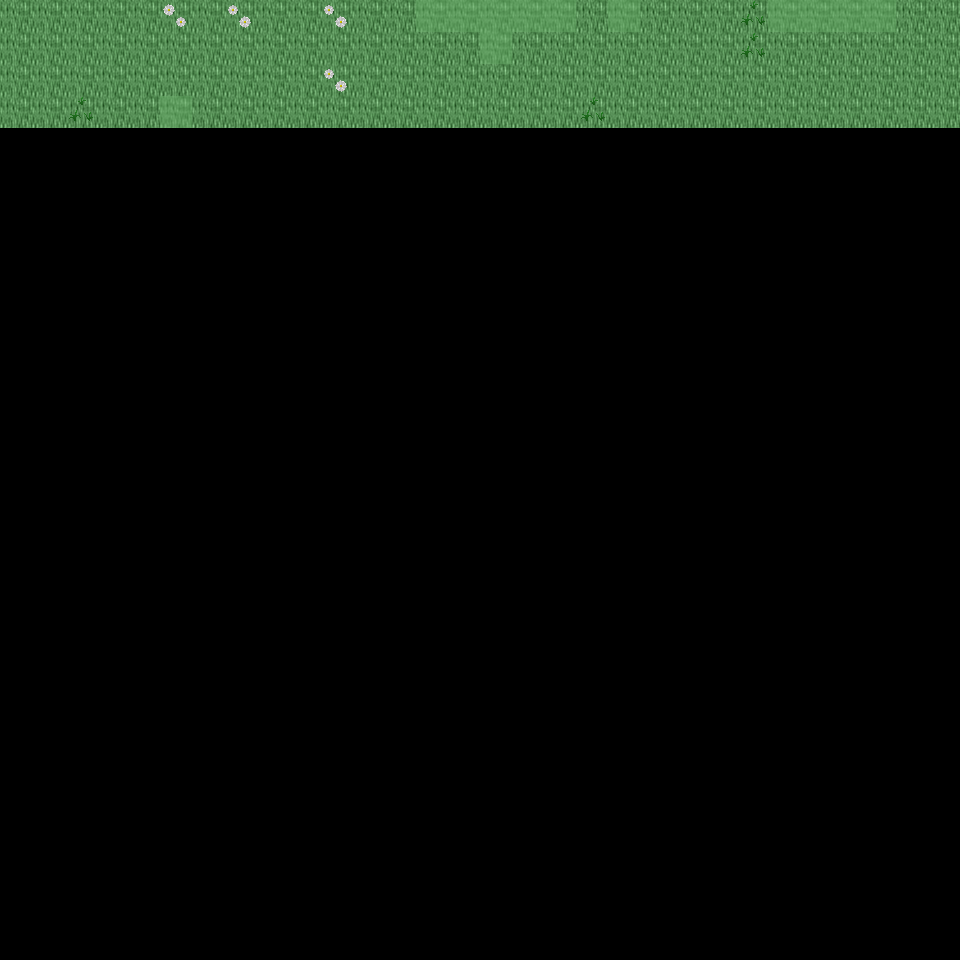

Rendered tile map (Tiled .tmx) drawn with the repository's tilesets; below, a short description and the map source with its tile grids summarised:
An orthogonal 30x30 tile map with 32x32 px tiles, 6 tile layers (Ground, Object, Object2, Above, ...), 41 tilesets and 5 objects (5x mapExit).

<map version="1.0" orientation="orthogonal" renderorder="right-down" width="30" height="30" tilewidth="32" tileheight="32" nextobjectid="6">
  <tileset firstgid="1" name="tileset_ground_ground" tilewidth="32" tileheight="32" tilecount="33" columns="3">
    <image source="../drawable/tileset_ground_ground.png" width="96" height="352" />
  </tileset>
  <tileset firstgid="34" name="tileset_ground_cobbled_paving" tilewidth="32" tileheight="32" tilecount="1" columns="1">
    <image source="../drawable/tileset_ground_cobbled_paving.png" width="32" height="32" />
  </tileset>
  <tileset firstgid="35" name="tileset_plant_grasses" tilewidth="32" tileheight="32" tilecount="6" columns="3">
    <image source="../drawable/tileset_plant_grasses.png" width="96" height="64" />
  </tileset>
  <tileset firstgid="41" name="tileset_plant_flower_daisy_white" tilewidth="32" tileheight="32" tilecount="8" columns="2">
    <image source="../drawable/tileset_plant_flower_daisy_white.png" width="64" height="128" />
  </tileset>
  <tileset firstgid="49" name="tileset_ground_ridge_earth_pale" tilewidth="32" tileheight="32" tilecount="96" columns="12">
    <image source="../drawable/tileset_ground_ridge_earth_pale.png" width="384" height="256" />
  </tileset>
  <tileset firstgid="145" name="tileset_plant_leaves" tilewidth="32" tileheight="32" tilecount="8" columns="4">
    <image source="../drawable/tileset_plant_leaves.png" width="128" height="64" />
  </tileset>
  <tileset firstgid="153" name="tileset_ground_grass_edges" tilewidth="32" tileheight="32" tilecount="36" columns="12">
    <image source="../drawable/tileset_ground_grass_edges.png" width="384" height="96" />
  </tileset>
  <tileset firstgid="189" name="tileset_ground_grass_corners" tilewidth="32" tileheight="32" tilecount="24" columns="6">
    <image source="../drawable/tileset_ground_grass_corners.png" width="192" height="128" />
  </tileset>
  <tileset firstgid="213" name="tileset_building_roof_blue" tilewidth="32" tileheight="32" tilecount="20" columns="5">
    <image source="../drawable/tileset_building_roof_blue.png" width="160" height="128" />
  </tileset>
  <tileset firstgid="233" name="tileset_building_wall_wall_brown" tilewidth="32" tileheight="32" tilecount="12" columns="3">
    <image source="../drawable/tileset_building_wall_wall_brown.png" width="96" height="128" />
  </tileset>
  <tileset firstgid="245" name="tileset_plant_tree_tree_darkgreen" tilewidth="32" tileheight="32" tilecount="88" columns="8">
    <image source="../drawable/tileset_plant_tree_tree_darkgreen.png" width="256" height="352" />
  </tileset>
  <tileset firstgid="333" name="tileset_building_roof_red" tilewidth="32" tileheight="32" tilecount="20" columns="5">
    <image source="../drawable/tileset_building_roof_red.png" width="160" height="128" />
  </tileset>
  <tileset firstgid="353" name="tileset_plant_bush_bushes" tilewidth="32" tileheight="32" tilecount="10" columns="5">
    <image source="../drawable/tileset_plant_bush_bushes.png" width="160" height="64" />
  </tileset>
  <tileset firstgid="363" name="tileset_building_window_window_left" tilewidth="32" tileheight="32" tilecount="2" columns="2">
    <image source="../drawable/tileset_building_window_window_left.png" width="64" height="32" />
  </tileset>
  <tileset firstgid="365" name="tileset_building_window_window_right" tilewidth="32" tileheight="32" tilecount="2" columns="2">
    <image source="../drawable/tileset_building_window_window_right.png" width="64" height="32" />
  </tileset>
  <tileset firstgid="367" name="tileset_building_door_door_n" tilewidth="32" tileheight="32" tilecount="6" columns="3">
    <image source="../drawable/tileset_building_door_door_n.png" width="96" height="64" />
  </tileset>
  <tileset firstgid="373" name="tileset_ground_green_paving_4" tilewidth="32" tileheight="32" tilecount="3" columns="3">
    <image source="../drawable/tileset_ground_green_paving_4.png" width="96" height="32" />
  </tileset>
  <tileset firstgid="376" name="tileset_item_postbox" tilewidth="32" tileheight="32" tilecount="4" columns="2">
    <image source="../drawable/tileset_item_postbox.png" width="64" height="64" />
  </tileset>
  <tileset firstgid="380" name="tileset_plant_bush_hedge" tilewidth="32" tileheight="32" tilecount="35" columns="5">
    <image source="../drawable/tileset_plant_bush_hedge.png" width="160" height="224" />
  </tileset>
  <tileset firstgid="415" name="tileset_building_door_closed" tilewidth="32" tileheight="32" tilecount="1" columns="1">
    <image source="../drawable/tileset_building_door_closed.png" width="32" height="32" />
  </tileset>
  <tileset firstgid="416" name="tileset_building_decoration_rocks_2" tilewidth="32" tileheight="32" tilecount="2" columns="1">
    <image source="../drawable/tileset_building_decoration_rocks_2.png" width="32" height="64" />
  </tileset>
  <tileset firstgid="418" name="tileset_plant_stump_rectangular" tilewidth="32" tileheight="32" tilecount="4" columns="2">
    <image source="../drawable/tileset_plant_stump_rectangular.png" width="64" height="64" />
  </tileset>
  <tileset firstgid="422" name="tileset_plant_stump_stump_purple" tilewidth="32" tileheight="32" tilecount="4" columns="2">
    <image source="../drawable/tileset_plant_stump_stump_purple.png" width="64" height="64" />
  </tileset>
  <tileset firstgid="426" name="tileset_building_fence_fence_chunky" tilewidth="32" tileheight="32" tilecount="21" columns="3">
    <image source="../drawable/tileset_building_fence_fence_chunky.png" width="96" height="224" />
  </tileset>
  <tileset firstgid="447" name="tileset_plant_stump_small_stump" tilewidth="32" tileheight="32" tilecount="4" columns="2">
    <image source="../drawable/tileset_plant_stump_small_stump.png" width="64" height="64" />
  </tileset>
  <tileset firstgid="451" name="tileset_building_decoration_chimney" tilewidth="32" tileheight="32" tilecount="2" columns="1">
    <image source="../drawable/tileset_building_decoration_chimney.png" width="32" height="64" />
  </tileset>
  <tileset firstgid="453" name="tileset_logic_item_sheepfood" tilewidth="32" tileheight="32" tilecount="1" columns="1">
    <image source="../drawable/tileset_logic_item_sheepfood.png" width="32" height="32" />
  </tileset>
  <tileset firstgid="454" name="tileset_logic_portal" tilewidth="32" tileheight="32" tilecount="24" columns="8">
    <image source="../drawable/tileset_logic_portal.png" width="256" height="96" />
  </tileset>
  <tileset firstgid="478" name="tileset_logic_item_sign" tilewidth="32" tileheight="32" tilecount="1" columns="1">
    <image source="../drawable/tileset_logic_item_sign.png" width="32" height="32" />
  </tileset>
  <tileset firstgid="479" name="tileset_logic_creature_sheep" tilewidth="32" tileheight="32" tilecount="1" columns="1">
    <image source="../drawable/tileset_logic_creature_sheep.png" width="32" height="32" />
  </tileset>
  <tileset firstgid="480" name="tileset_logic_collision" tilewidth="32" tileheight="32" tilecount="1" columns="1">
    <image source="../drawable/tileset_logic_collision.png" width="32" height="32" />
  </tileset>
  <tileset firstgid="481" name="tileset_logic_protection" tilewidth="32" tileheight="32" tilecount="2" columns="2">
    <image source="../drawable/tileset_logic_protection.png" width="64" height="32" />
  </tileset>
  <tileset firstgid="483" name="tileset_logic_creature_rodent" tilewidth="32" tileheight="32" tilecount="8" columns="8">
    <image source="../drawable/tileset_logic_creature_rodent.png" width="256" height="32" />
  </tileset>
  <tileset firstgid="491" name="tileset_furniture_chair_bench_iron" tilewidth="32" tileheight="32" tilecount="4" columns="2">
    <image source="../drawable/tileset_furniture_chair_bench_iron.png" width="64" height="64" />
  </tileset>
  <tileset firstgid="495" name="tileset_ground_green_paving" tilewidth="32" tileheight="32" tilecount="18" columns="3">
    <image source="../drawable/tileset_ground_green_paving.png" width="96" height="192" />
  </tileset>
  <tileset firstgid="513" name="tileset_building_fence_palisade" tilewidth="32" tileheight="32" tilecount="84" columns="6">
    <image source="../drawable/tileset_building_fence_palisade.png" width="192" height="448" />
  </tileset>
  <tileset firstgid="597" name="tileset_furniture_light_lamp_blue" tilewidth="32" tileheight="32" tilecount="3" columns="1">
    <image source="../drawable/tileset_furniture_light_lamp_blue.png" width="32" height="96" />
  </tileset>
  <tileset firstgid="600" name="tileset_light_light_5x5" tilewidth="32" tileheight="32" tilecount="25" columns="5">
    <image source="../drawable/tileset_light_light_5x5.png" width="160" height="160" />
  </tileset>
  <tileset firstgid="625" name="tileset_light_dim_light_7x5" tilewidth="32" tileheight="32" tilecount="35" columns="7">
    <image source="../drawable/tileset_light_dim_light_7x5.png" width="224" height="160" />
  </tileset>
  <tileset firstgid="660" name="tileset_plant_flower_flowers_mixed" tilewidth="32" tileheight="32" tilecount="16" columns="4">
    <image source="../drawable/tileset_plant_flower_flowers_mixed.png" width="128" height="128" />
  </tileset>
  <tileset firstgid="676" name="tileset_light_door_light" tilewidth="32" tileheight="32" tilecount="12" columns="3">
    <image source="../drawable/tileset_light_door_light.png" width="96" height="128" />
  </tileset>
  <layer name="Ground" width="30" height="30">
    <data>[900 cells, 120 non-empty, 1 distinct tile ids]</data>
  </layer>
  <layer name="Object" width="30" height="30">
    <data>[900 cells, 11 non-empty, 5 distinct tile ids]</data>
  </layer>
  <layer name="Object2" width="30" height="30">
    <data>[900 cells, 9 non-empty, 3 distinct tile ids]</data>
  </layer>
  <layer name="Above" width="30" height="30">
    <data>[900 cells, 0 non-empty, 0 distinct tile ids]</data>
  </layer>
  <layer name="Above2" width="30" height="30">
    <data>[900 cells, 0 non-empty, 0 distinct tile ids]</data>
  </layer>
  <layer name="Walkable" width="30" height="30">
    <data>[900 cells, 12 non-empty, 1 distinct tile ids]</data>
  </layer>
  <objectgroup name="MapEvents">
    <object id="1" name="north" type="mapExit" x="0" y="0" width="416" height="32">
      <properties>
        <property name="map" value="level_0_x59_y22" />
        <property name="x" value="0" />
        <property name="y" value="28" />
      </properties>
    </object>
    <object id="2" name="north2" type="mapExit" x="576" y="0" width="32" height="32">
      <properties>
        <property name="map" value="level_0_x59_y22" />
        <property name="x" value="18" />
        <property name="y" value="28" />
      </properties>
    </object>
    <object id="3" name="north3" type="mapExit" x="640" y="0" width="128" height="32">
      <properties>
        <property name="map" value="level_0_x59_y22" />
        <property name="x" value="20" />
        <property name="y" value="28" />
      </properties>
    </object>
    <object id="4" name="north4" type="mapExit" x="896" y="0" width="64" height="32">
      <properties>
        <property name="map" value="level_0_x59_y22" />
        <property name="x" value="28" />
        <property name="y" value="28" />
      </properties>
    </object>
    <object id="5" name="east" type="mapExit" x="928" y="0" width="32" height="960">
      <properties>
        <property name="map" value="level_0_x60_y23" />
        <property name="x" value="1" />
        <property name="y" value="0" />
      </properties>
    </object>
  </objectgroup>
</map>
